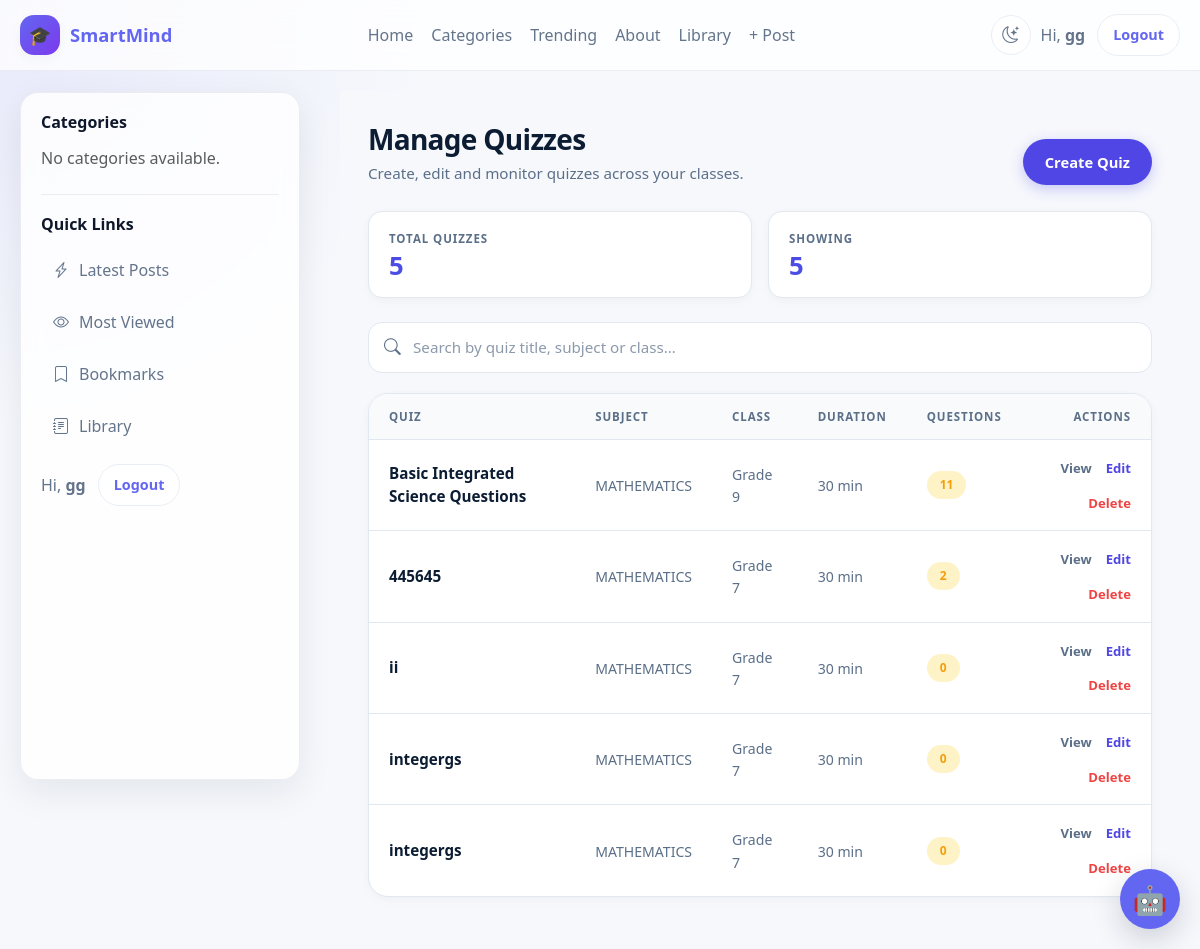
Page /assignments/dashboard/quizzes/ (signed in) on the committed database.
### accounts/models.py (models this page shows, shortened)
class User(AbstractUser):
    ROLE_CHOICES = [
        ("school_admin", "School Admin"),
        ("teacher", "Teacher"),
        ("student", "Student"),
        ("parent", "Parent"),
    ]
    role = models.CharField(
        max_length=20,
        choices=ROLE_CHOICES,
        default="student",
        db_index=True,
    )
    school = models.ForeignKey(
        "schools.School",
        on_delete=models.CASCADE,
        related_name="users",
        null=True,
        blank=True,
    )
    school_class = models.ForeignKey(
        "schools.SchoolClass",
        on_delete=models.SET_NULL,
        related_name="students",
        null=True,
        blank=True,
    )
    teacher_role = models.ForeignKey(
        "TeacherRole",
        on_delete=models.SET_NULL,
        null=True,
        blank=True,
        related_name="teachers",
    )
    admission_number = models.CharField(
        max_length=30,
        unique=True,
        blank=True,
        null=True,
        db_index=True,
    )
    employee_number = models.CharField(
        max_length=30,
        unique=True,
        blank=True,
        null=True,
        db_index=True,
    )
    tsc_number = models.CharField(
        max_length=30,
        blank=True,
        null=True,
    )
    phone_number = models.CharField(max_length=20, blank=True)
    profile_picture = models.ImageField(upload_to="profiles/", blank=True, null=True)
    date_of_birth = models.DateField(blank=True, null=True)
    is_verified = models.BooleanField(default=False)
    created_at = models.DateTimeField(default=timezone.now)
    updated_at = models.DateTimeField(auto_now=True)

### assignments/models.py (models this page shows, shortened)
class Assignment(models.Model):
    ASSIGNMENT_TYPES = (
        ('essay', 'Essay / Written'),
        ('quiz', 'Multiple Choice Quiz'),
        ('mixed', 'Mixed'),
    )
    title = models.CharField(max_length=200)
    description = CKEditor5Field("Description", config_name="default")
    teacher = models.ForeignKey(
        'accounts.User',
        on_delete=models.CASCADE,
        related_name="created_assignments"
    )
    from .storage import AssignmentStorage
    attachment = models.FileField(
        storage=AssignmentStorage(),
        upload_to="",
        blank=True,
        null=True,
    )
    school_class = models.ForeignKey(
        'schools.SchoolClass',
        on_delete=models.CASCADE,
        related_name="assignments",
    )
    subject = models.ForeignKey(
        "Subject",
        on_delete=models.CASCADE,
        related_name="assignments"
    )
    assignment_type = models.CharField(
        max_length=20,
        choices=ASSIGNMENT_TYPES,
        default='essay'
    )
    due_date = models.DateTimeField()
    total_marks = models.FloatField(default=100)
    duration_minutes = models.IntegerField(null=True, blank=True)
    is_timed = models.BooleanField(default=False)
    created_at = models.DateTimeField(auto_now_add=True)
    class Meta:
        ordering = ['-created_at']
        indexes = [
            models.Index(fields=["school_class"]),
            models.Index(fields=["subject"]),
            models.Index(fields=["teacher"]),
            models.Index(fields=["due_date"]),
        ]

class Subject(models.Model):
    school = models.ForeignKey(
        School,
        on_delete=models.CASCADE,
        related_name="subjects"
    )
    name = models.CharField(max_length=100)
    code = models.CharField(max_length=20, blank=True)
    class Meta:
        unique_together = ('school', 'name')

### schools/models.py (models this page shows, shortened)
class SchoolClass(models.Model):
    LEVEL_CHOICES = [
        ("pre_primary", "Pre-Primary"),
        ("lower_primary", "Lower Primary"),
        ("upper_primary", "Upper Primary"),
        ("junior_school", "Junior School"),
        ("senior_school", "Senior School"),
    ]
    school = models.ForeignKey(
        School,
        on_delete=models.CASCADE,
        related_name="classes"
    )
    name = models.CharField(max_length=50)
    level = models.CharField(
        max_length=30,
        choices=LEVEL_CHOICES
    )
    order = models.PositiveSmallIntegerField(
        default=1,
        help_text="Used to sort classes."
    )
    is_active = models.BooleanField(default=True)
    class Meta:
        unique_together = ("school", "name")
        ordering = ["order", "name"]

### assignments/views.py (the view)
# urls.py: path("dashboard/quizzes/", views.manage_quizzes, name="manage_quizzes"),
@login_required
def manage_quizzes(request):
    if request.user.role != "teacher":
        return HttpResponseForbidden()
    quizzes = Assignment.objects.filter(
        teacher=request.user,
        assignment_type="quiz"
    ).select_related("school_class", "subject")
    return render(request, "manage_quizzes.html", {
        "quizzes": quizzes
    })

### assignments/templates/manage_quizzes.html (shortened to what this page needs)
{% extends "base.html" %}
{% load static %}
{% block content %}
<div class="mq-wrap">
    <div class="mq-header">
        <div>
            <h1>Manage Quizzes</h1>
            <p>Create, edit and monitor quizzes across your classes.</p>
        </div>
        <a href="{% url 'create_quiz' %}" class="mq-create">
            Create Quiz
        </a>
    </div>
    <div class="mq-stats">
        <div class="mq-stat">
            <div class="mq-stat-label">Total Quizzes</div>
            <div class="mq-stat-value">{{ quizzes|length }}</div>
        </div>
        <div class="mq-stat">
            <div class="mq-stat-label">Showing</div>
            <div class="mq-stat-value" id="visibleCount">{{ quizzes|length }}</div>
        </div>
    </div>
    <div class="mq-search">
        <input
            type="text"
            id="search"
            placeholder="Search by quiz title, subject or class…"
            autocomplete="off">
    </div>
    <div class="mq-card">
        {% if quizzes %}
            <table class="mq-table" id="quizTable">
                <thead>
                    <tr>
                        <th>Quiz</th>
                        <th>Subject</th>
                        <th>Class</th>
                        <th>Duration</th>
                        <th>Questions</th>
                        <th>Actions</th>
                    </tr>
                </thead>
                <tbody>
                    {% for quiz in quizzes %}
                        <tr>
                            <td data-label="Quiz">
                                <span class="mq-title">{{ quiz.title }}</span>
                            </td>
                            <td data-label="Subject">
                                <span class="mq-subtle">
                                    {{ quiz.subject.name|default:quiz.subject }}
                                </span>
                            </td>
                            <td data-label="Class">
                                <span class="mq-subtle">{{ quiz.school_class.name|default:quiz.school_class }}</span>
                            </td>
                            <td data-label="Duration">
                                <span class="mq-subtle">
                                    {% if quiz.duration_minutes %}
                                        {{ quiz.duration_minutes }} min
                                    {% else %}
                                        —
                                    {% endif %}
                                </span>
                            </td>
                            <td data-label="Questions">
                                <span class="mq-badge">
                                    {{ quiz.questions.count }}
                                </span>
                            </td>
                            <td data-label="Actions">
                                <div class="mq-actions">
                                    <a href="{% url 'preview_quiz' quiz.id %}"
                                       class="mq-link view"
                                       title="Preview as student">
                                        View
                                    </a>
                                    <a href="{% url 'edit_quiz' quiz.id %}"
                                       class="mq-link edit"
                                       title="Edit quiz and questions">
                                        Edit
                                    </a>
                                    <a href="{% url 'delete_quiz' quiz.id %}"
                                       class="mq-link delete"
                                       title="Delete quiz"
                                       onclick="return confirm('Delete this quiz?');">
                                        Delete
                                    </a>
                                </div>
                            </td>
                        </tr>
                    {% endfor %}
                </tbody>
            </table>
        {% endif %}
    </div>
</div>
{% endblock %}

### blog/templates/base.html (shortened to what this page needs)
{% load static %}
<!DOCTYPE html>
<html lang="en" data-theme="light">
<head>
    <link href="https://cdn.jsdelivr.net/npm/bootstrap@5.3.7/dist/css/bootstrap.min.css" rel="stylesheet">
    <link rel="stylesheet" href="https://cdn.jsdelivr.net/npm/bootstrap-icons@1.11.3/font/bootstrap-icons.min.css">
    <link rel="stylesheet" href="{% static 'smartmind_ai/chatbot.css' %}">
    <link rel="stylesheet" href="{% static 'django_ckeditor_5/dist/styles.css' %}">
</head>
<body>
<div class="site-shell">
    <header class="site-navbar">
        <div class="nav-inner">
            <a href="{% url 'dashboard' %}" class="brand">
                <span class="brand-badge">🎓</span>
                <span>SmartMind</span>
            </a>
            <nav class="nav-links" aria-label="Main navigation">
                {% if user.is_authenticated %}
                    <a href="{% url 'dashboard' %}">Home</a>
                {% else %}
                    <a href="{% url 'blog:home' %}">Home</a>
                {% endif %}
                <a href="#">Categories</a>
                <a href="#">Trending</a>
                <a href="#">About</a>
                <a href="{% url 'library:home' %}">Library</a>
                {% if user.is_authenticated %}
                    {% if user.is_superuser or user.role == "school_admin" or user.role == "teacher" %}
                        <a href="{% url 'blog:add_post' %}">+ Post</a>
                    {% endif %}
                {% endif %}
            </nav>
            <div class="nav-actions">
                <button type="button"
                        class="theme-toggle"
                        id="themeToggle"
                        aria-label="Toggle dark mode"
                        title="Toggle light / dark theme">
                    <i class="bi bi-moon-stars icon-moon"></i>
                </button>
                <div class="user-box">
                    {% if user.is_authenticated %}
                        <span>Hi, <strong>{{ user.username }}</strong></span>
                        <form action="{% url 'logout' %}" method="post" class="m-0">
                            <button type="submit" class="btn-pill">Logout</button>
                        </form>
                    {% else %}
                        <a href="{% url 'login' %}" class="btn-pill">Login</a>
                    {% endif %}
                </div>
            </div>
        </div>
    </header>
    <div class="layout">
        <aside class="sidebar d-none d-lg-block">
            <div class="sidebar-section">
                <h3>Categories</h3>
                <div class="sidebar-links">
                    {% for category in categories %}
                        <a href="{% url 'blog:category_post' category.slug %}">
                            <i class="bi bi-folder2"></i>
                            <span>{{ category.name }}</span>
                        </a>
                    {% empty %}
                        <p class="text-muted mb-0">No categories available.</p>
                    {% endfor %}
                </div>
            </div>
            <div class="sidebar-section">
                <h3>Quick Links</h3>
                <div class="sidebar-links">
                    <a href="#"><i class="bi bi-lightning-charge"></i><span>Latest Posts</span></a>
                    <a href="#"><i class="bi bi-eye"></i><span>Most Viewed</span></a>
                    <a href="#"><i class="bi bi-bookmark"></i><span>Bookmarks</span></a>
                    <a href="{% url 'library:home' %}"><i class="bi bi-journal-text"></i><span>Library</span></a>
                </div>
                <div class="user-box mt-3">
                    {% if user.is_authenticated %}
                        <span>Hi, <strong>{{ user.username }}</strong></span>
                        <form action="{% url 'logout' %}" method="post" class="m-0">
                            <button type="submit" class="btn-pill">Logout</button>
                        </form>
                    {% else %}
                        <a href="{% url 'login' %}" class="btn-pill">Login</a>
                    {% endif %}
                </div>
            </div>
        </aside>
        <main>
            <div class="content-wrap">
                {% block content %}{% endblock %}
            </div>
        </main>
    </div>
</div>
{% include "smartmind_ai/chatbot.html" %}
</body>
</html>

### rows in the picture
User: username "gg"
Assignment: title "Basic Integrated Science Questions", subject.name "MATHEMATICS", school_class.name "Grade 9", duration_minutes "30", questions.count "11"
Assignment: title "445645", subject.name "MATHEMATICS", school_class.name "Grade 7", duration_minutes "30", questions.count "2"
Assignment: title "ii", subject.name "MATHEMATICS", school_class.name "Grade 7", duration_minutes "30", questions.count "0"
Assignment: title "integergs", subject.name "MATHEMATICS", school_class.name "Grade 7", duration_minutes "30", questions.count "0"
Assignment: title "integergs", subject.name "MATHEMATICS", school_class.name "Grade 7", duration_minutes "30", questions.count "0"
